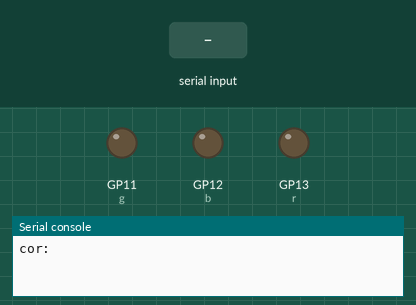
Recording of a program running on a simulated Raspberry Pi Pico running MicroPython. Shown: output pins drawn as LEDs (lit = HIGH), the last lines printed to the serial console. The test bench sets the inputs (shaded band).

Above: at 1.2 s.
1.3 s: "vermelho" typed at the serial console, then Enter
At 2.3 s:
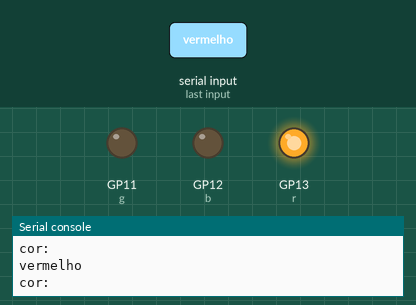
2.8 s: "verde" typed at the serial console, then Enter
At 3.4 s:
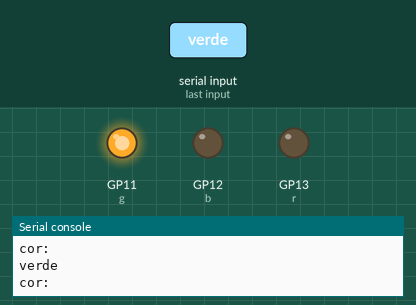
4.3 s: "azul" typed at the serial console, then Enter
At 4.6 s:
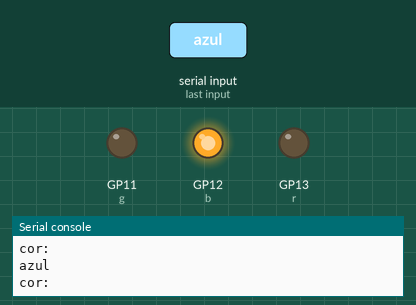
Timing chart, 0 to 7.3 s (numbered marks = the images above; inputs shaded):
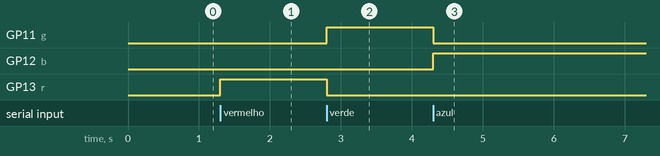

The program:

10_cor_pelo_terminal.py
```python
from machine import Pin, PWM

r = PWM(Pin(13), freq=1000)
g = PWM(Pin(11), freq=1000)
b = PWM(Pin(12), freq=1000)

def cor(vr, vg, vb):
    r.duty_u16(vr * 257)
    g.duty_u16(vg * 257)
    b.duty_u16(vb * 257)

while True:
    nome = input("cor: ")
    if nome == "vermelho":
        cor(255, 0, 0)
    elif nome == "verde":
        cor(0, 255, 0)
    elif nome == "azul":
        cor(0, 0, 255)
    else:
        cor(0, 0, 0)
```

Measured:
- after the input at 1.3 s, GP13 (r): LOW → HIGH at once
- after the input at 2.8 s, GP11 (g): LOW → HIGH at once; GP13 (r): HIGH → LOW at once
- after the input at 4.3 s, GP11 (g): HIGH → LOW at once; GP12 (b): LOW → HIGH at once
